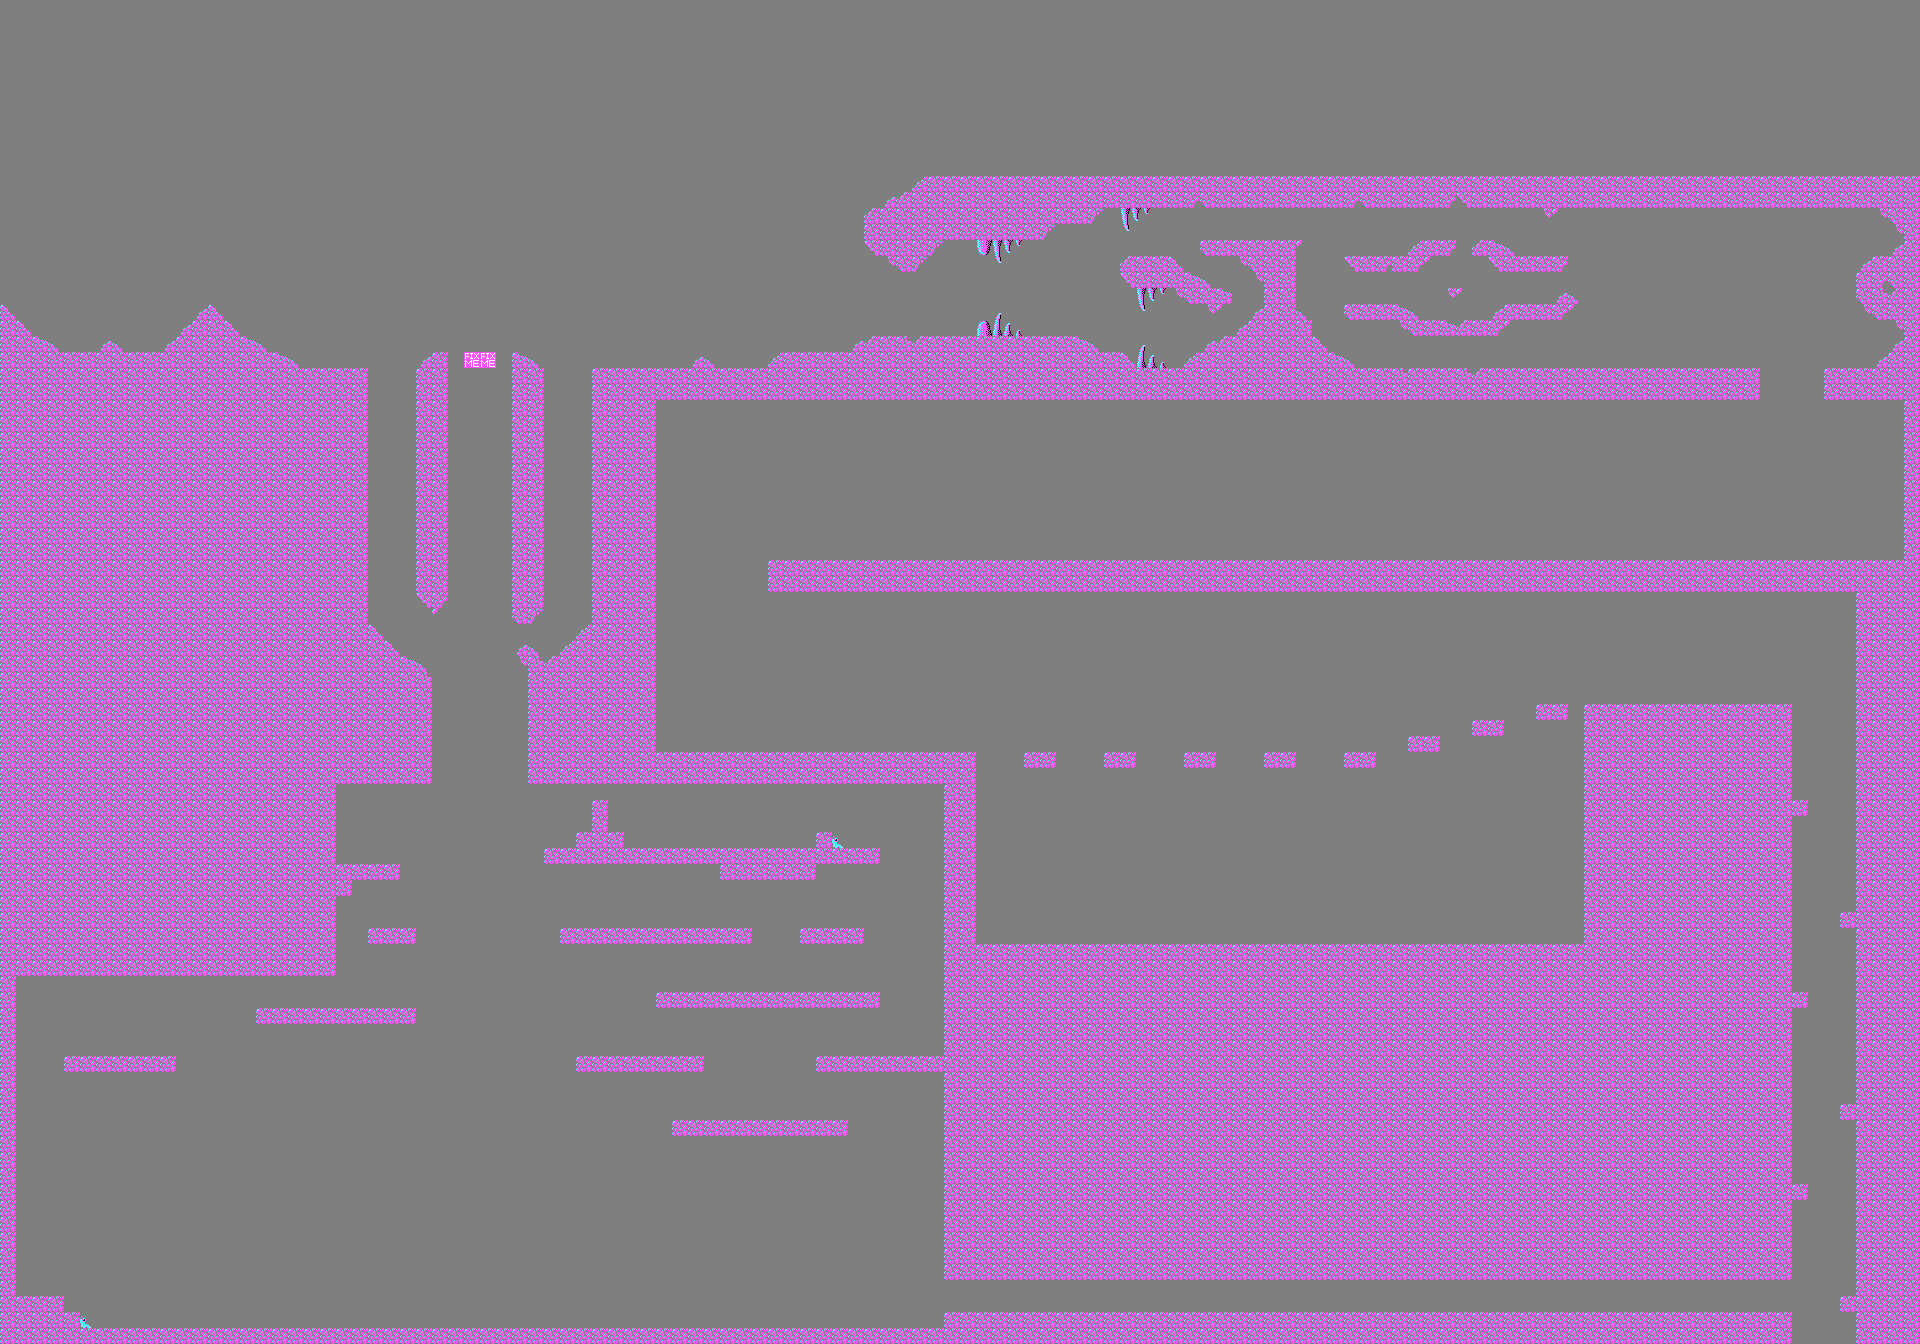

Below is a game level as drawn by its tile map, then a one-line description and the .tmx that defines it (tile-layer data replaced by summaries):
An orthogonal 120x84 tile map with 16x16 px tiles, 1 tile layer (Tiles) and 161 objects (2x Surface, 2x comrade, Ledge, ???, Esophagus 1, ...).

<map version="1.0" orientation="orthogonal" renderorder="right-down" width="120" height="84" tilewidth="16" tileheight="16" backgroundcolor="#7f7f7f" nextobjectid="58">
 <tileset firstgid="1" name="Tiles" tilewidth="16" tileheight="16" tilecount="256" columns="16">
  <image source="../images/tiles.png" width="256" height="256" />
  <tile id="1">
   <objectgroup draworder="index">
    <object id="0" x="0" y="0" width="16" height="16" />
   </objectgroup>
  </tile>
  <tile id="2">
   <objectgroup draworder="index">
    <object id="0" x="0" y="0" width="16" height="16" />
   </objectgroup>
  </tile>
  <tile id="3">
   <objectgroup draworder="index">
    <object id="0" x="1" y="10" width="14" height="6" />
    <object id="0" x="2" y="5" width="12" height="5" />
    <object id="0" x="3" y="3" width="10" height="2" />
    <object id="0" x="4" y="2" width="8" height="1" />
    <object id="0" x="6" y="1" width="5" height="1" />
    <object id="0" x="15" y="13" width="1" height="3" />
    <object id="0" x="1" y="8" width="1" height="2" />
   </objectgroup>
  </tile>
  <tile id="16">
   <properties>
    <property name="deadly" value="" />
   </properties>
   <objectgroup draworder="index">
    <object id="0" x="4" y="11" width="5" height="5" />
    <object id="0" x="6" y="9" width="3" height="2" />
   </objectgroup>
  </tile>
  <tile id="18">
   <objectgroup draworder="index">
    <object id="0" x="1" y="12" width="15" height="4" />
    <object id="0" x="4" y="9" width="12" height="3" />
    <object id="0" x="6" y="6" width="10" height="3" />
    <object id="0" x="9" y="4" width="7" height="2" />
    <object id="0" x="12" y="0" width="4" height="4" />
    <object id="0" x="0" y="13" width="1" height="3" />
    <object id="0" x="3" y="10" width="1" height="2" />
    <object id="0" x="5" y="7" width="1" height="2" />
   </objectgroup>
  </tile>
  <tile id="19">
   <objectgroup draworder="index">
    <object id="0" x="0" y="1" width="4" height="15" />
    <object id="0" x="5" y="4" width="2" height="12" />
    <object id="0" x="8" y="8" width="2" height="8" />
    <object id="0" x="11" y="11" width="3" height="5" />
    <object id="0" x="4" y="2" width="1" height="14" />
    <object id="0" x="7" y="5" width="1" height="11" />
    <object id="0" x="10" y="9" width="1" height="7" />
    <object id="0" x="14" y="12" width="1" height="4" />
   </objectgroup>
  </tile>
  <tile id="20">
   <objectgroup draworder="index">
    <object id="0" x="6" y="12" width="10" height="4" />
    <object id="0" x="8" y="8" width="8" height="4" />
    <object id="0" x="13" y="5" width="3" height="3" />
    <object id="0" x="5" y="13" width="1" height="3" />
    <object id="0" x="7" y="9" width="1" height="3" />
    <object id="0" x="11" y="7" width="2" height="1" />
    <object id="0" x="12" y="6" width="1" height="1" />
   </objectgroup>
  </tile>
  <tile id="21">
   <objectgroup draworder="index">
    <object id="0" x="0" y="7" width="2" height="9" />
    <object id="0" x="2" y="8" width="3" height="8" />
    <object id="0" x="6" y="12" width="3" height="4" />
    <object id="0" x="5" y="9" width="1" height="7" />
    <object id="0" x="9" y="13" width="1" height="3" />
   </objectgroup>
  </tile>
  <tile id="22">
   <objectgroup draworder="index">
    <object id="0" x="9" y="0" width="7" height="16" />
    <object id="0" x="6" y="3" width="2" height="13" />
    <object id="0" x="1" y="7" width="5" height="9" />
    <object id="0" x="5" y="4" width="1" height="3" />
    <object id="0" x="0" y="8" width="1" height="8" />
    <object id="0" x="4" y="5" width="1" height="2" />
    <object id="0" x="8" y="1" width="1" height="15" />
   </objectgroup>
  </tile>
  <tile id="23">
   <objectgroup draworder="index">
    <object id="0" x="0" y="0" width="6" height="16" />
    <object id="0" x="8" y="4" width="4" height="12" />
    <object id="0" x="12" y="5" width="3" height="11" />
    <object id="0" x="15" y="6" width="1" height="10" />
    <object id="0" x="6" y="2" width="1" height="14" />
    <object id="0" x="7" y="3" width="1" height="13" />
    <object id="0" x="8" y="16" width="2" />
   </objectgroup>
  </tile>
  <tile id="25">
   <objectgroup draworder="index">
    <object id="0" x="-1" y="-1" width="12" height="17" />
    <object id="0" x="11" y="4" width="1" height="12" />
    <object id="0" x="12" y="5" width="3" height="11" />
    <object id="0" x="15" y="6" width="1" height="10" />
   </objectgroup>
  </tile>
  <tile id="32">
   <properties>
    <property name="deadly" value="" />
   </properties>
   <objectgroup draworder="index">
    <object id="0" x="3" y="0" width="5" height="16" />
    <object id="0" x="2" y="4" width="1" height="12" />
    <object id="0" x="1" y="10" width="1" height="6" />
    <object id="0" x="8" y="4" width="8" height="12" />
   </objectgroup>
  </tile>
  <tile id="33">
   <properties>
    <property name="deadly" value="" />
   </properties>
   <objectgroup draworder="index">
    <object id="0" x="0" y="3" width="2" height="13" />
    <object id="0" x="2" y="10" width="10" height="6" />
    <object id="0" x="12" y="14" width="2" height="2" />
   </objectgroup>
  </tile>
  <tile id="34">
   <objectgroup draworder="index">
    <object id="0" x="1" y="0" width="15" height="5" />
    <object id="0" x="12" y="16" width="3" />
    <object id="0" x="11" y="5" width="5" height="11" />
    <object id="0" x="7" y="5" width="4" height="6" />
    <object id="0" x="4" y="5" width="3" height="3" />
   </objectgroup>
  </tile>
  <tile id="35">
   <objectgroup draworder="index">
    <object id="0" x="0" y="0" width="4" height="16" />
    <object id="0" x="4" y="0" width="2" height="13" />
    <object id="0" x="6" y="0" width="2" height="9" />
    <object id="0" x="8" y="0" width="4" height="7" />
    <object id="0" x="12" y="0" width="4" height="4" />
   </objectgroup>
  </tile>
  <tile id="36">
   <objectgroup draworder="index">
    <object id="0" x="8" y="0" width="8" height="3" />
    <object id="0" x="9" y="3" width="7" height="4" />
    </objectgroup>
  </tile>
  <tile id="37">
   <objectgroup draworder="index">
    <!-- 3 objects omitted --></objectgroup>
  </tile>
  <tile id="38">
   <objectgroup draworder="index">
    <!-- 3 objects omitted --></objectgroup>
  </tile>
  <tile id="39">
   <objectgroup draworder="index">
    <!-- 3 objects omitted --></objectgroup>
  </tile>
  <tile id="48">
   <properties>
    <property name="height" value="2" />
    <property name="name" value="lander" />
    <property name="width" value="2" />
   </properties>
   <objectgroup draworder="index">
    <!-- 5 objects omitted --></objectgroup>
  </tile>
  <tile id="49">
   <objectgroup draworder="index">
    <!-- 5 objects omitted --></objectgroup>
  </tile>
  <tile id="50">
   <properties>
    <property name="name" value="player" />
   </properties>
   <objectgroup draworder="index">
    <!-- 1 objects omitted --></objectgroup>
  </tile>
  <tile id="64">
   <objectgroup draworder="index">
    <!-- 8 objects omitted --></objectgroup>
  </tile>
  <tile id="65">
   <objectgroup draworder="index">
    <!-- 8 objects omitted --></objectgroup>
  </tile>
  <tile id="80">
   <properties>
    <property name="name" value="mouth_monster_0" />
    <property name="width" value="2" />
   </properties>
  </tile>
  <tile id="96">
   <properties>
    <property name="name" value="mouth_monster_1" />
    <property name="width" value="2" />
   </properties>
  </tile>
  <tile id="112">
   <properties>
    <property name="name" value="mouth_monster_2" />
    <property name="width" value="2" />
   </properties>
  </tile>
 </tileset>
 <layer name="Tiles" width="120" height="84">
  <data>[10080 cells, 3683 non-empty, 20 distinct tile ids]</data>
 </layer>
 <objectgroup name="Screens">
  <!-- 42 objects omitted --></objectgroup>
 <objectgroup name="Objects">
  <!-- 6 objects omitted --></objectgroup>
</map>
<!-- 85 of 161 objects omitted -->
